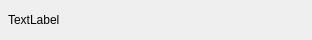
<?xml version="1.0" encoding="UTF-8"?>
<ui version="4.0">
 <class>MicSettingListItem</class>
 <widget class="QWidget" name="MicSettingListItem">
  <property name="geometry">
   <rect>
    <x>0</x>
    <y>0</y>
    <width>312</width>
    <height>40</height>
   </rect>
  </property>
  <property name="minimumSize">
   <size>
    <width>0</width>
    <height>40</height>
   </size>
  </property>
  <property name="maximumSize">
   <size>
    <width>312</width>
    <height>40</height>
   </size>
  </property>
  <property name="windowTitle">
   <string>Form</string>
  </property>
  <layout class="QHBoxLayout" name="horizontalLayout">
   <property name="spacing">
    <number>0</number>
   </property>
   <property name="leftMargin">
    <number>0</number>
   </property>
   <property name="topMargin">
    <number>0</number>
   </property>
   <property name="rightMargin">
    <number>0</number>
   </property>
   <property name="bottomMargin">
    <number>0</number>
   </property>
   <item>
    <spacer name="horizontalSpacer">
     <property name="orientation">
      <enum>Qt::Horizontal</enum>
     </property>
     <property name="sizeType">
      <enum>QSizePolicy::Fixed</enum>
     </property>
     <property name="sizeHint" stdset="0">
      <size>
       <width>8</width>
       <height>20</height>
      </size>
     </property>
    </spacer>
   </item>
   <item>
    <layout class="QVBoxLayout" name="verticalLayout">
     <property name="spacing">
      <number>0</number>
     </property>
     <item>
      <spacer name="verticalSpacer">
       <property name="orientation">
        <enum>Qt::Vertical</enum>
       </property>
       <property name="sizeHint" stdset="0">
        <size>
         <width>20</width>
         <height>40</height>
        </size>
       </property>
      </spacer>
     </item>
     <item>
      <layout class="QHBoxLayout" name="horizontalLayout_2">
       <property name="spacing">
        <number>0</number>
       </property>
       <item>
        <widget class="QLabel" name="micName_label">
         <property name="text">
          <string>TextLabel</string>
         </property>
        </widget>
       </item>
      </layout>
     </item>
     <item>
      <spacer name="verticalSpacer_2">
       <property name="orientation">
        <enum>Qt::Vertical</enum>
       </property>
       <property name="sizeHint" stdset="0">
        <size>
         <width>20</width>
         <height>40</height>
        </size>
       </property>
      </spacer>
     </item>
    </layout>
   </item>
   <item>
    <spacer name="horizontalSpacer_2">
     <property name="orientation">
      <enum>Qt::Horizontal</enum>
     </property>
     <property name="sizeHint" stdset="0">
      <size>
       <width>244</width>
       <height>20</height>
      </size>
     </property>
    </spacer>
   </item>
  </layout>
 </widget>
 <resources/>
 <connections/>
</ui>
